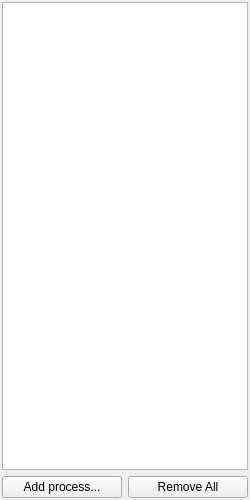
<?xml version="1.0" encoding="UTF-8"?>
<ui version="4.0">
 <class>ModellingTabWidgetBase</class>
 <widget class="QWidget" name="ModellingTabWidgetBase">
  <property name="geometry">
   <rect>
    <x>0</x>
    <y>0</y>
    <width>250</width>
    <height>500</height>
   </rect>
  </property>
  <property name="windowTitle">
   <string>Form</string>
  </property>
  <layout class="QVBoxLayout" name="verticalLayout">
   <property name="margin">
    <number>2</number>
   </property>
   <item>
    <widget class="ProcessView" name="treeView"/>
   </item>
   <item>
    <layout class="QHBoxLayout" name="horizontalLayout">
     <item>
      <widget class="QPushButton" name="addProcessButton">
       <property name="text">
        <string>Add process...</string>
       </property>
      </widget>
     </item>
     <item>
      <widget class="QPushButton" name="deleteAllButton">
       <property name="text">
        <string>Remove All</string>
       </property>
      </widget>
     </item>
    </layout>
   </item>
  </layout>
 </widget>
 <customwidgets>
  <customwidget>
   <class>ProcessView</class>
   <extends>QTreeView</extends>
   <header>ProcessView.h</header>
  </customwidget>
 </customwidgets>
 <resources/>
 <connections/>
</ui>
